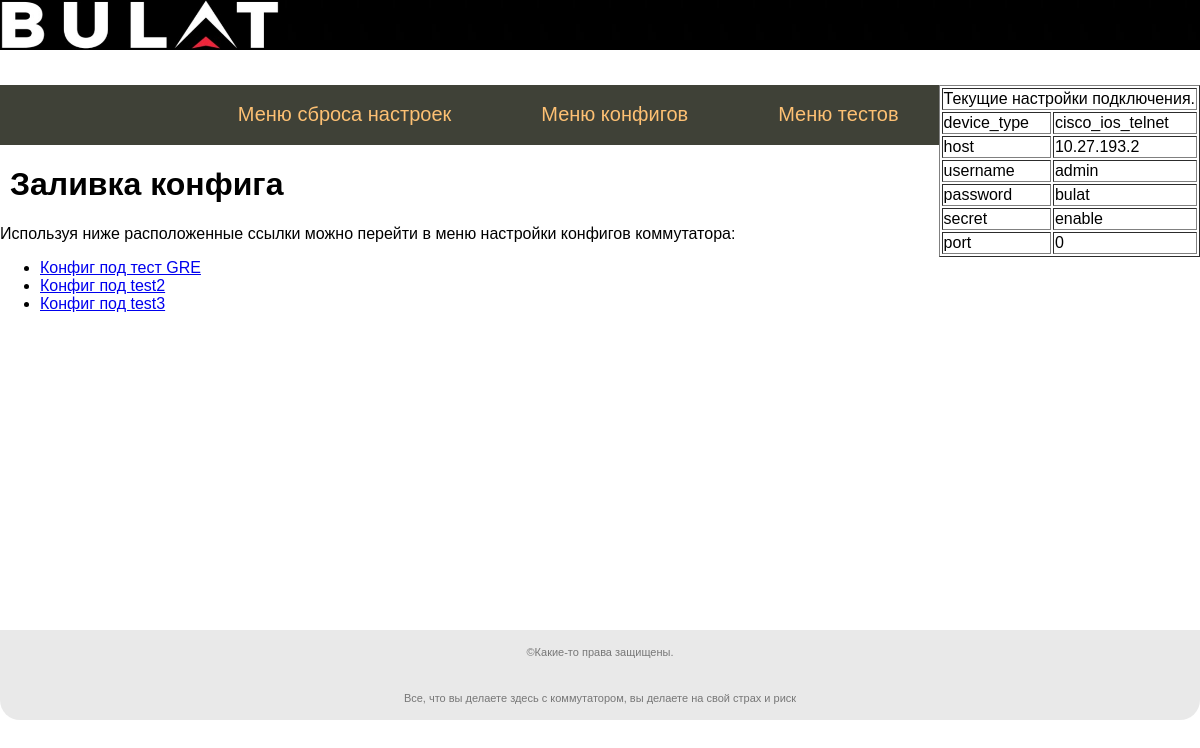
/cfg, run on the app's committed database.
### tables this page shows
CREATE TABLE constants_trident (
id integer  PRIMARY KEY AUTOINCREMENT,
title text NOT NULL,
val integer NOT NULL,
url text
);

CREATE TABLE mainmenu (
id integer  PRIMARY KEY AUTOINCREMENT,
title text NOT NULL,
url text NOT NULL
);

CREATE TABLE thirdmenu (
id integer  PRIMARY KEY AUTOINCREMENT,
title text NOT NULL,
url text NOT NULL
);

### app.py (the view)
@app.route("/cfg",methods = ['GET'])
def cfg():
    return render_template(
        'cfg.html', title = "Заливка конфига",
        menu = dbase.getMainmenu(),
        constants = dbase.getConstants_trident(),
        thirdmenu = dbase.getThirdmenu(),
        )

### FDataBase.py (called while the page is built)
    def getMainmenu(self):
        sql = '''SELECT * FROM mainmenu'''
        try:
            self.__cur.execute(sql) #
            res = self.__cur.fetchall() # вычитываем все записи
            if res: return res
        except:
            print("Error read from DB")
        return[]

    def getThirdmenu(self):
        sql = '''SELECT * FROM thirdmenu'''
        try:
            self.__cur.execute(sql) #
            res = self.__cur.fetchall() # вычитываем все записи
            if res: return res
        except:
            print("Error read from DB")
        return[]

    def getConstants_trident(self):
        sql = '''SELECT * FROM constants_trident'''
        try:
            self.__cur.execute(sql) #
            res = self.__cur.fetchall() # вычитываем все записи
            if res: return res
        except:
            print("Error read from DB")
        return res

### app.py (called while the page is built)
def connect_db():
    conn = sq.connect(app.config['DATABASE']) # методу коннект передаем путь к базе
    conn.row_factory = sq.Row  # представит записи из базы в виде словаря
    return conn

def get_db():
    if not hasattr(g,'link_db'):
        g.link_db = connect_db()
    return g.link_db

@app.before_request
def before_request():
    global dbase
    global db
    db = get_db()
    dbase = FDataBase(db)

### templates/cfg.html (shortened to what this page needs)
{% extends 'base.html' %}
{% block content %}
{{ super() }}
<div class="title">
Используя ниже расположенные ссылки
можно перейти в меню настройки конфигов коммутатора:
</div>
{%- block thirdmenu -%}
<ul class="thirdmenu">
        {% for m in thirdmenu -%}
            <li><a href="{{m.url}}">{{m.title}}</a></li>
        {% endfor -%}
</ul>
        {% endblock thirdmenu -%}
{% endblock content%}

### templates/base.html (shortened to what this page needs)
<!DOCTYPE html>
<html>
<body>
<div class="wrapper">
    <div class="page">
        <head>
            <link type="text/css" href="{{ url_for('static', filename='css/styles.css')}}" rel="stylesheet" />
            <div id="toplayer">
                <img src="static/images/logo_bulat2.jpg" width="279" height="50" alt="Логотип сайта">
            </div>
        </head>
        {% block content -%}
            {%- block constants -%}
                <ul class="constants">
                    <table border="1" align="right">
                    <tr><td colspan=2> Текущие настройки подключения.</tr></td>
                        {% for m in constants -%}
                            <tr><td>{{m.title}}</td><td>{{m.val}}</td></tr>
                        {% endfor -%}
                    </table>
                </ul>
            {% endblock constants -%}
            <div class="mainmenu">
                {%- block mainmenu -%}
                    <ul class="mainmenu">
                        {% for m in menu -%}
                            <li><a href="{{m.url}}">{{m.title}} </a></li>
                        {% endfor -%}
                    </ul>
                {% endblock mainmenu -%}
            </div>
            <div class="content">
                {% if title -%}
                    <h1>{{title}}</h1>
                {% else -%}
                    <h1>Основные тесты коммутатора Trident</h1>
                {% endif -%}
            </div>
        {% endblock content-%}
    </div>
    <div class="footer">
        <p>&copy;Какие-то права защищены.</p>
        <br>
        <p>Все, что вы делаете здесь с коммутатором, вы делаете на свой страх и риск</p>
    </div>
</div>
</body>
</html>

### static/css/styles.css (style rules this page uses)
html, body { font-family: 'Arial'; margin: 0; padding 0; height: 100%; width: 100%; }
.wrapper { height: 100%; max-width: 1550px; margin: 0 auto; }
.page { min-height: 90%; padding-bottom: 90px; box-sizing: border-box; }
.footer { height: 90px; margin-top: -90px; box-sizing: border-box; background: rgba(204, 204, 204, .43); border-radius: 0 0 20px 20px; padding: 5px; color: #777; font-size: 11px; font-family: Verdana, Geneva, Tahoma, sans-serif; text-align: center; }
ul.mainmenu { list-style: none; background: #3F4137; height: 60px; margin: 0; padding: 0; color: #fdc073; font-size: 20px; overflow: hidden; }
ul.mainmenu li { float: right; margin: 18px 40px 0 50px; }
ul.mainmenu li a { color: #fdc073; text-decoration: none; }
div.content { margin: 10px; }

### templates/base.html (style rules this page uses)
#toplayer { background: url(static/images/fon_bulat2.jpg) repeat-x; height: 69px; }

### data on the page
constants_trident: title "device_type", val "cisco_ios_telnet"
constants_trident: title "host", val "10.27.193.2"
constants_trident: title "username", val "admin"
constants_trident: title "password", val "bulat"
constants_trident: title "secret", val "enable"
constants_trident: title "port", val "0"
mainmenu: title "Меню тестов"
mainmenu: title "Меню конфигов"
mainmenu: title "Меню сброса настроек"
thirdmenu: title "Конфиг под тест GRE"
thirdmenu: title "Конфиг под test2"
thirdmenu: title "Конфиг под test3"

### other printed values
{{ title }} "Заливка конфига"
